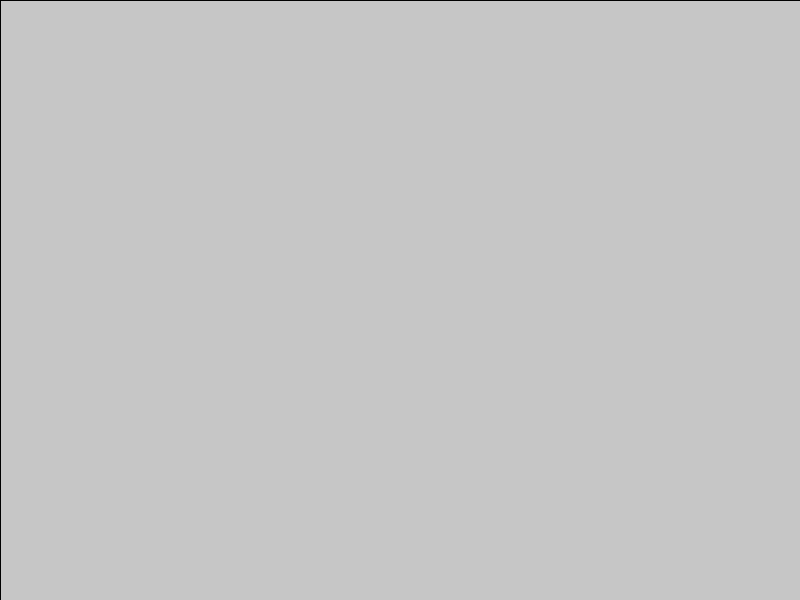
Frame 1 (no input)
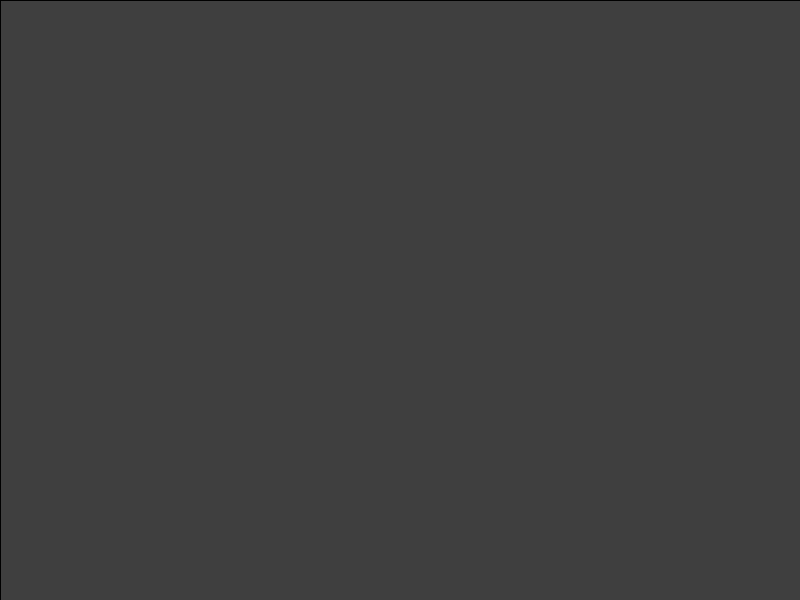
Frame 60 (the mouse pressed at the canvas centre just before this capture)
Frame 120 (the mouse held since frame 60 and released just before this capture): identical to frame 60, image omitted

The Processing sketch that drew these frames (run headless with seeded random() and noise(); from frame 60 on, the mouse is pressed at the canvas centre):

// Processing sketch: lerpColorFallingDots
// ── lerpColorFallingDots.pde
ArrayList<Drop> drops = new ArrayList<Drop>();
ArrayList<Drop2> drops2 = new ArrayList<Drop2>();
color a, b;
color c, d;
void setup() {
  //fullScreen();
  size(800, 600);
  a = color(250, 159, 62); //warm orange
  b = color(242, 143, 229);
  c = color(115, 223, 250); //warm orange
  d = color(123, 237, 188);
}

void draw() {
  fill(60, 10);
  rect(0, 0, width, height);
  for (Drop d : drops) {
    d.uad();
  }
  for (Drop2 d : drops2) {
    d.uad();
  }
}

void mouseDragged() {
  if (mouseButton == RIGHT) {
    drops.add(new Drop());
  } else {
    drops2.add(new Drop2());
  }
}

// ── drop.pde
class Drop {
   float x, y;
   float s;
   boolean hasStroke = false;
   Drop(){
     x = mouseX;
     y = mouseY;
     s = 0;
    float r = random(0, 100);
    if(r < 10){
      hasStroke = true;
    } 
   }

  void uad(){
   stroke(255, 80);
   fill(255);
   s = map(y, 0, 600, 1, 80);
   float lerpamt = map(x, 0, width, 0, 1);
   fill(lerpColor(a, b, lerpamt));
   circle(x, y, s);
   y += 5;
   if(y > height){
     y = 0;
   }
  }
  
}

// ── drop2.pde
class Drop2 {
   float x, y;
   float s;
   boolean hasStroke = false;
   Drop2(){
     x = mouseX;
     y = mouseY;
     s = 0;
    float r = random(0, 100);
    if(r < 10){
      hasStroke = true;
    } 
   }

  void uad(){
   stroke(255, 80);
   fill(255);
   s = map(x, 0, 800, 1, 80);
   float lerpamt = map(y, 0, width, 0, 1);
   fill(lerpColor(c, d, lerpamt));
   circle(x, y, s);
   x += 5;
   if(x > width){
     x = 0;
   }
  }
  
}
